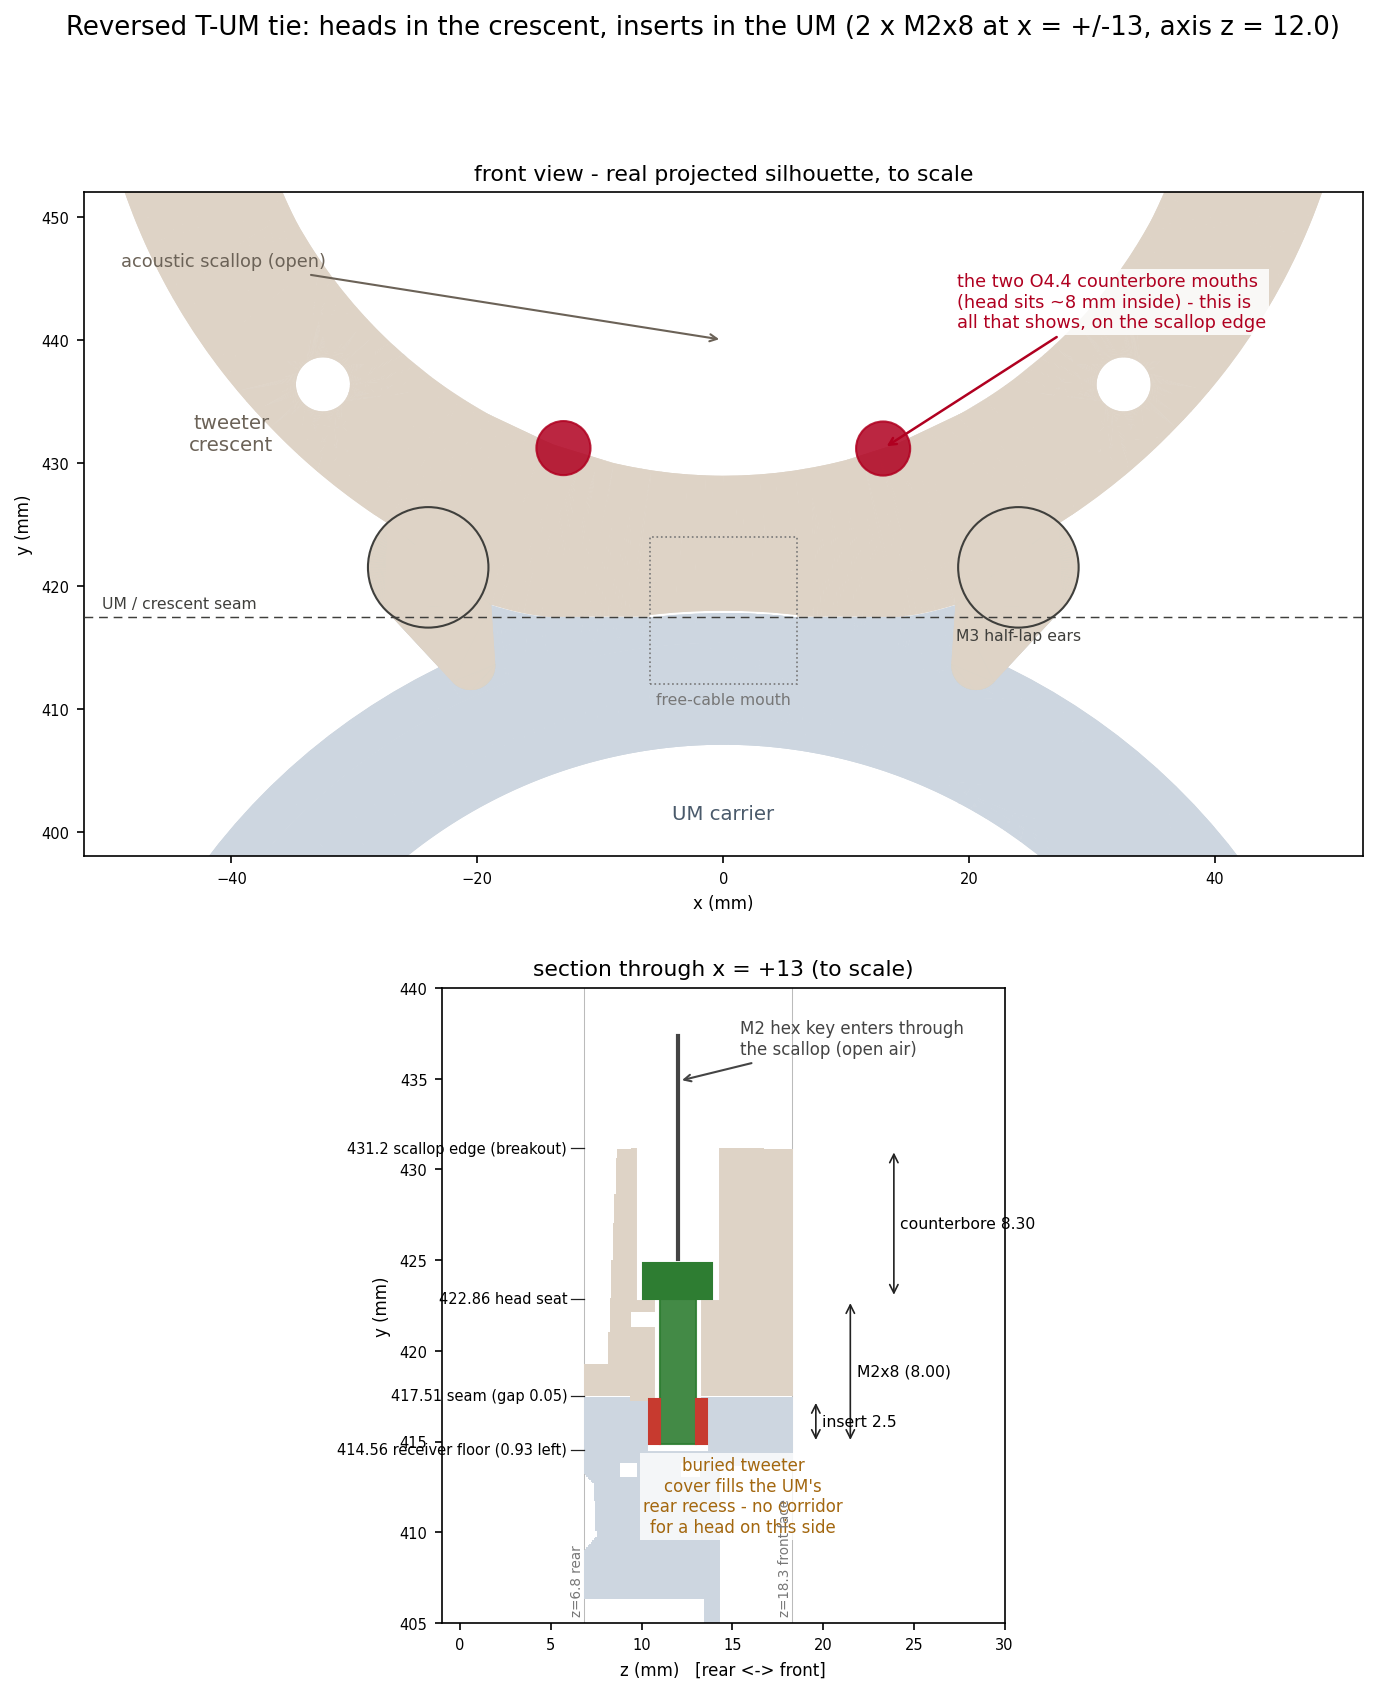

This chart was generated by the following Python code:
"""Reversed T-UM tie (b): what it looks like and what shows.

Front view is the real projected silhouette of the UM carrier and the
tweeter crescent; the section is reconstructed from the same meshes at
x=+13 with the superseded bores of the previous round filled back in,
then the new feature stack drawn analytically on top.
"""
import json
import struct
import sys

import numpy as np
import matplotlib
matplotlib.use("Agg")
import matplotlib.pyplot as plt
from matplotlib.collections import PolyCollection
from matplotlib.patches import Rectangle, Circle
from pathlib import Path

sys.path.insert(0, "src")
import lx521_baffle.obiwan.carriers as ca            # noqa: E402

STATE = "floor_stand"


def load_world(stem):
    base = Path("build") / STATE / "stl" / stem
    with open(base.with_suffix(".stl"), "rb") as f:
        f.read(80)
        (n,) = struct.unpack("<I", f.read(4))
        rec = np.frombuffer(f.read(n * 50), dtype=np.uint8).reshape(n, 50)
    tris = rec[:, 12:48].copy().view("<f4").reshape(n, 3, 3).astype(float)
    d = json.load(open(str(base) + ".print.json"))
    t = np.asarray(d["stl_origin_translation_mm"], float)
    return (tris - t) * np.array([1.0, -1.0, -1.0])


def cross_y(tris, x, z):
    a, b, c = tris[:, 0], tris[:, 1], tris[:, 2]
    d = ((b[:, 2] - c[:, 2]) * (a[:, 0] - c[:, 0])
         + (c[:, 0] - b[:, 0]) * (a[:, 2] - c[:, 2]))
    ok = np.abs(d) > 1e-12
    dd = np.where(ok, d, 1.0)
    w1 = ((b[:, 2] - c[:, 2]) * (x - c[:, 0])
          + (c[:, 0] - b[:, 0]) * (z - c[:, 2])) / dd
    w2 = ((c[:, 2] - a[:, 2]) * (x - c[:, 0])
          + (a[:, 0] - c[:, 0]) * (z - c[:, 2])) / dd
    w3 = 1.0 - w1 - w2
    h = ok & (w1 >= -1e-9) & (w2 >= -1e-9) & (w3 >= -1e-9)
    ys = np.sort(w1[h] * a[h][:, 1] + w2[h] * b[h][:, 1] + w3[h] * c[h][:, 1])
    return [(ys[i], ys[i + 1]) for i in range(0, len(ys) - 1, 2)]


um, cres = load_world("obiwan_core_2_of_2_um_carrier"), \
    load_world("obiwan_addon_tweeter_crescent")

# Superseded round's bores at x=+-13, axis z=11 -- fill them back in so the
# section shows the body this design actually cuts into.
OLD = [(409.036, 413.036, 2.2), (412.838, 417.770, 1.2),
       (417.220, 421.338, 1.6)]

TIE_X = ca.T_UM_TIE_ABS_X
ZAX = ca.T_UM_TIE_AXIS_Z
SEAT = ca.T_UM_TIE_SEAT_Y
MOUTH = ca.T_UM_TIE_INSERT_MOUTH_Y
TIP = ca.T_UM_TIE_TIP_Y
BOTTOM = ca.T_UM_TIE_POCKET_BOTTOM_Y
UM_FACE = ca.T_UM_TIE_UM_FACE_Y
CR_FACE = ca.T_UM_TIE_CRES_FACE_Y

INK = "#3f3f3c"
UM_FILL = "#cdd6e0"
CR_FILL = "#ded3c6"
DUCT = "#e8c9a0"
SCREW = "#2e7d32"
INSERT = "#c73a2f"
HOLE = "#b00020"

fig = plt.figure(figsize=(11.0, 12.4), facecolor="white")
gs = fig.add_gridspec(2, 1, height_ratios=[1.05, 1.0], hspace=0.20)

# ---------------------------------------------------------------- front
axA = fig.add_subplot(gs[0])
axA.set_aspect("equal")
for tris, color in ((um, UM_FILL), (cres, CR_FILL)):
    axA.add_collection(PolyCollection(
        tris[:, :, :2], facecolors=color, edgecolors="none", zorder=1))

axA.plot([-52, 52], [ca.T_UM_TIE_SEAM_Y] * 2, color=INK, lw=0.7,
         ls=(0, (6, 4)), zorder=4)
axA.text(-50.5, ca.T_UM_TIE_SEAM_Y + 0.7, "UM / crescent seam",
         fontsize=7.5, color=INK)
for ex in (-24.0, 24.0):
    axA.add_patch(Circle((ex, 421.5), 4.9, fill=False, ec=INK, lw=1.0,
                         zorder=5))
axA.text(24.0, 415.6, "M3 half-lap ears", fontsize=7.5, ha="center",
         color=INK)
axA.add_patch(Rectangle((-6, 412), 12, 12, fill=False, ec="#777", lw=0.8,
                        ls=":", zorder=5))
axA.text(0, 410.4, "free-cable mouth", fontsize=7.5, ha="center",
         color="#777")

# breakout holes on the scallop edge
band_top = {}
for sign in (-1, 1):
    runs = cross_y(cres, sign * TIE_X, ZAX)
    band_top[sign] = max(hi for lo, hi in runs) if runs else 431.2
    axA.add_patch(Circle((sign * TIE_X, band_top[sign]),
                         ca.T_UM_TIE_CBORE_D / 2.0, color=HOLE, alpha=0.85,
                         zorder=8))
axA.annotate(
    f"the two O{ca.T_UM_TIE_CBORE_D} counterbore mouths\n"
    "(head sits ~8 mm inside) - this is\nall that shows, on the scallop edge",
    xy=(TIE_X, band_top[1]), xytext=(19.0, 441.0), fontsize=8.5, color=HOLE,
    arrowprops=dict(arrowstyle="->", color=HOLE, lw=1.2),
    bbox=dict(fc="white", ec="none", alpha=0.85, pad=1.5))
axA.annotate("acoustic scallop (open)", xy=(0, 440.0), xytext=(-49.0, 446.0),
             fontsize=8.5, color="#6b6257",
             arrowprops=dict(arrowstyle="->", color="#6b6257", lw=1.0))
axA.text(0, 401.0, "UM carrier", ha="center", fontsize=9.5, color="#4a5a6b")
axA.text(-40.0, 431.0, "tweeter\ncrescent", ha="center", fontsize=9.5,
         color="#6b6257")
axA.set_xlim(-52, 52)
axA.set_ylim(398, 452)
axA.set_xlabel("x (mm)", fontsize=8)
axA.set_ylabel("y (mm)", fontsize=8)
axA.tick_params(labelsize=7)
axA.set_title("front view - real projected silhouette, to scale",
              fontsize=10.5, pad=6)

# -------------------------------------------------------------- section
axB = fig.add_subplot(gs[1])
axB.set_aspect("equal")
STEP = 0.08
for tris, color, tag in ((um, UM_FILL, "um"), (cres, CR_FILL, "cres")):
    z = 6.8 + STEP / 2.0
    while z < 18.3:
        for lo, hi in cross_y(tris, TIE_X, z):
            axB.add_patch(Rectangle((z - STEP / 2.0, lo), STEP, hi - lo,
                                    color=color, lw=0, zorder=1))
        # restore the superseded bores so the body reads as it really is
        if tag == "um":
            for y0, y1, r in OLD[:2]:
                if abs(z - ZAX + 1.0) < r:
                    axB.add_patch(Rectangle((z - STEP / 2.0, y0), STEP,
                                            y1 - y0, color=color, lw=0,
                                            zorder=1))
        else:
            y0, y1, r = OLD[2]
            if abs(z - ZAX + 1.0) < r:
                axB.add_patch(Rectangle((z - STEP / 2.0, y0), STEP, y1 - y0,
                                        color=color, lw=0, zorder=1))
        z += STEP

axB.text(15.6, 410.0, "buried tweeter\ncover fills the UM's\nrear recess - "
         "no corridor\nfor a head on this side", fontsize=8, color="#a3670f",
         ha="center",
         bbox=dict(fc="white", ec="none", alpha=0.8, pad=1.5))

# new feature stack (cuts)
axB.add_patch(Rectangle((ZAX - 2.2, SEAT), 4.4, 12.5, color="white",
                        zorder=3))
axB.add_patch(Rectangle((ZAX - 1.2, CR_FACE - 0.3), 2.4,
                        SEAT + 0.2 - (CR_FACE - 0.3), color="white",
                        zorder=3))
axB.add_patch(Rectangle((ZAX - 1.6, BOTTOM), 3.2, MOUTH - BOTTOM,
                        color="white", zorder=3))
axB.add_patch(Rectangle((ZAX - 1.2, MOUTH), 2.4, UM_FACE + 0.3 - MOUTH,
                        color="white", zorder=3))
# screw + insert
axB.add_patch(Rectangle((ZAX - 1.9, SEAT), 3.8, 2.0, color=SCREW, zorder=5))
axB.add_patch(Rectangle((ZAX - 1.0, TIP), 2.0, SEAT - TIP, color=SCREW,
                        alpha=0.9, zorder=5))
for side in (-1, 1):
    axB.add_patch(Rectangle((ZAX + side * 1.0, TIP), side * 0.6,
                            MOUTH - TIP, color=INSERT, zorder=6))
axB.plot([ZAX, ZAX], [SEAT + 2.2, SEAT + 14.5], color="#444", lw=2.0,
         zorder=7)
axB.annotate("M2 hex key enters through\nthe scallop (open air)",
             xy=(ZAX, SEAT + 12.0), xytext=(ZAX + 3.4, SEAT + 13.5),
             fontsize=8, color="#444",
             arrowprops=dict(arrowstyle="->", color="#444", lw=1.0))


def ydim(y0, y1, z, text):
    axB.annotate("", xy=(z, y0), xytext=(z, y1),
                 arrowprops=dict(arrowstyle="<->", color="#222", lw=0.8))
    axB.text(z + 0.35, (y0 + y1) / 2.0, text, fontsize=7.5, va="center")


ydim(SEAT, TIP, 21.5, f"M2x{ca.T_UM_TIE_SCREW_L_MM:.0f} (8.00)")
ydim(TIP, MOUTH, 19.6, "insert 2.5")
ydim(SEAT, band_top[1], 23.9, f"counterbore {band_top[1] - SEAT:.2f}")
for y, lab in ((band_top[1], f"{band_top[1]:.1f} scallop edge (breakout)"),
               (SEAT, f"{SEAT:.2f} head seat"),
               (CR_FACE, f"{CR_FACE:.2f} seam (gap 0.05)"),
               (BOTTOM, f"{BOTTOM:.2f} receiver floor "
                        f"({ca.T_UM_TIE_RECEIVER_FLOOR_MM:.2f} left)")):
    axB.plot([6.1, 6.8], [y, y], color="#222", lw=0.6)
    axB.text(5.9, y, lab, fontsize=7, ha="right", va="center")
for z, lab in ((6.8, "z=6.8 rear"), (18.3, "z=18.3 front face")):
    axB.axvline(z, color="#bbb", lw=0.5, zorder=0)
    axB.text(z, 405.4, lab, rotation=90, fontsize=6.5, ha="right",
             va="bottom", color="#777")
axB.set_xlim(-1.0, 30.0)
axB.set_ylim(405, 440)
axB.set_xlabel("z (mm)   [rear <-> front]", fontsize=8)
axB.set_ylabel("y (mm)", fontsize=8)
axB.tick_params(labelsize=7)
axB.set_title(f"section through x = +{TIE_X:.0f} (to scale)", fontsize=10.5,
              pad=6)

fig.suptitle("Reversed T-UM tie: heads in the crescent, inserts in the UM "
             f"(2 x M2x8 at x = +/-{TIE_X:.0f}, axis z = {ZAX:.1f})",
             fontsize=12.5, y=0.975)
out = "/Users/antor/.claude/jobs/4808081d/tmp/t_um_tie_reversed.png"
fig.savefig(out, dpi=150, bbox_inches="tight")
print("wrote", out)
print(f"band top {band_top[1]:.2f}  seat {SEAT:.2f}  cbore "
      f"{band_top[1] - SEAT:.2f}  tip {TIP:.2f}  floor "
      f"{ca.T_UM_TIE_RECEIVER_FLOOR_MM:.2f}")
